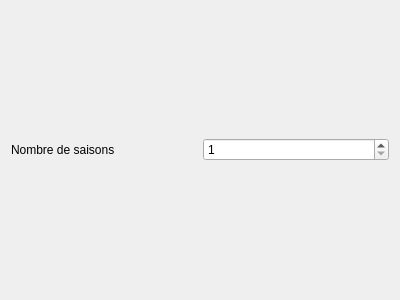
<?xml version="1.0" encoding="UTF-8"?>
<ui version="4.0">
 <class>WizardPageSerie</class>
 <widget class="QWizardPage" name="WizardPageSerie">
  <property name="geometry">
   <rect>
    <x>0</x>
    <y>0</y>
    <width>400</width>
    <height>300</height>
   </rect>
  </property>
  <property name="windowTitle">
   <string>Page 2</string>
  </property>
  <property name="title">
   <string>Page 2</string>
  </property>
  <attribute name="pageId">
   <string notr="true">2</string>
  </attribute>
  <layout class="QGridLayout" name="gridLayout">
   <item row="0" column="0">
    <widget class="QLabel" name="label">
     <property name="text">
      <string>Nombre de saisons</string>
     </property>
    </widget>
   </item>
   <item row="0" column="1">
    <widget class="QSpinBox" name="spinBox">
     <property name="minimum">
      <number>1</number>
     </property>
     <property name="value">
      <number>1</number>
     </property>
    </widget>
   </item>
  </layout>
 </widget>
 <resources/>
 <connections/>
</ui>
